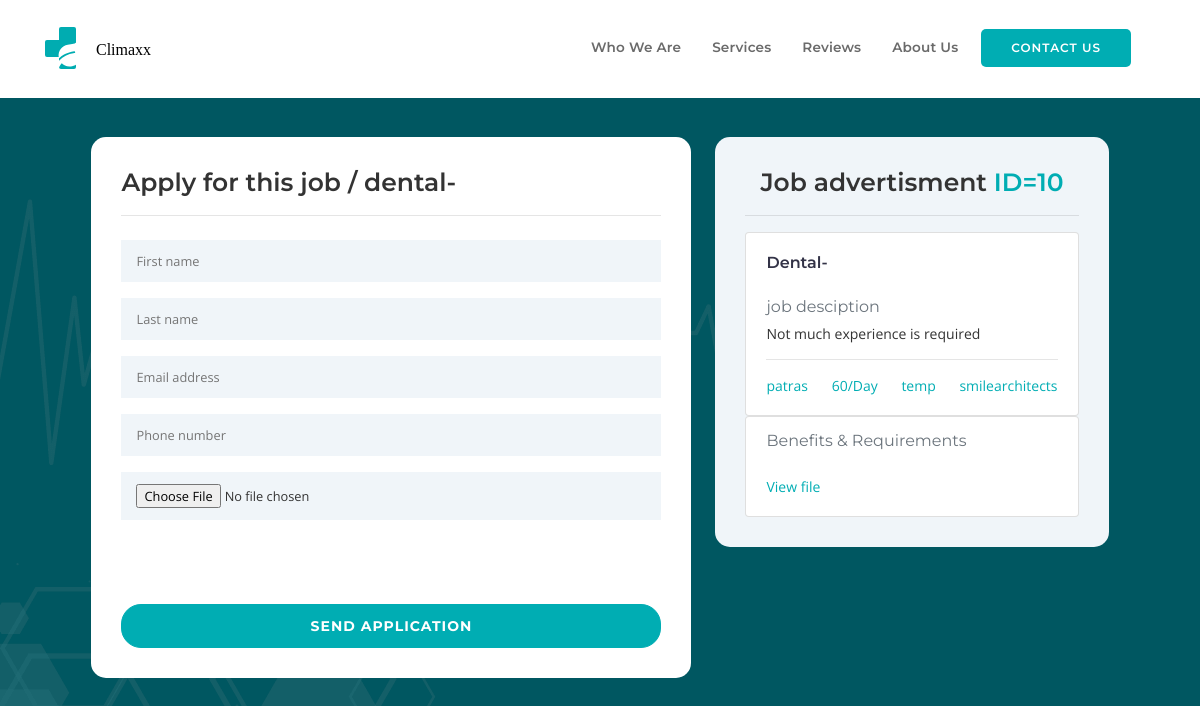
/apply/10, run on the app's committed database.
### website/models.py (models this page shows, shortened)
class JOB_ADS_database(db.Model):
    __tablename__ = 'JOB_ADS_database'
    __searchable__ =['org_name','reg_staff','location','contract_length','salary','salary_per','specialty','staff_type','position','job_desc']
    id = db.Column(db.Integer, primary_key=True)
    first_name = db.Column(db.String(20) ,nullable=False)
    last_name = db.Column(db.String(20),nullable=False)
    email = db.Column(db.String(200),nullable=False)
    phone_number = db.Column(db.String(200),nullable=False)
    org_name = db.Column(db.String(200) ,nullable=False)
    org_postcode = db.Column(db.String(200),nullable=False)
    position = db.Column(db.String(200),nullable=False)
    reg_staff = db.Column(db.String(200))
    staff_type = db.Column(db.String(200))
    location = db.Column(db.String(200))
    staff_num = db.Column(db.Integer)
    specialty = db.Column(db.String(200))
    contract_length = db.Column(db.String(200))
    salary = db.Column(db.Integer)
    salary_per = db.Column(db.String(200))
    job_desc = db.Column(db.String(200))
    date_posted = db.Column(db.String(50) ,nullable=True)
    filename = db.Column(db.String(50),nullable=True)
    data = db.Column(db.LargeBinary,nullable=True)
    visibility = db.Column(db.Integer,nullable=True)
    requests = db.relationship("REQUESTS_database", backref="JOB_ADS_database",cascade="all, delete")

### website/employees.py (the view)
@employees.route('/apply/<int:id>')
def apply(id):
    ad = JOB_ADS_database.query.filter_by(id=id).first()
    print(id)
    return render_template('apply.html',ad=ad)

### website/templates/apply.html (shortened to what this page needs)
<!DOCTYPE html>
<html lang="en">
  <head>
    <link href="../static/css/bootstrap.min.css" rel="stylesheet" type="text/css" media="all" />
    <link rel="stylesheet" href="../static/css/animate.css">
    <link rel="stylesheet" href="../static/css/owl.carousel.css">
    <link rel="stylesheet" href="../static/css/owl.theme.css">
    <link rel="stylesheet" href="../static/css/ionicons.min.css">
    <link href="../static/css/stylesheet.css" rel="stylesheet" type="text/css" media="all" />
  </head>
  <body class="boxed-layout" style="background-image: url('../static/images/hero-bg.png'); background-color: hsl(186, 100%, 19%);">
    <div class="wrapper" >
      <nav class="navbar navbar-expand-md navbar-light bg-light fixed-top wt-border">
        <div class="container">
          <a href="/" class="navbar-brand">
            <img src="../static/images/logo copy.svg" width="136" height="46" alt="Climaxx home">
          </a>
          <div class="collapse navbar-collapse" id="navbarSupportedContent">
            <ul class="navbar-nav ml-auto navbar-right">
              <li class="nav-item"><a class="nav-link js-scroll-trigger" href="/">Who we are</a></li>
              <li class="nav-item"><a class="nav-link js-scroll-trigger" href="/">Services</a></li>
              <li class="nav-item"><a class="nav-link js-scroll-trigger" href="/">Reviews</a></li>
              <li class="nav-item"><a class="nav-link js-scroll-trigger" href="/about_us">About us</a></li>
              <li><a class="btn-nav js-scroll-trigger" href="/#cta">Contact Us</a></li>
            </ul>
          </div>
        </div>
      </nav>
      <br>
        <br>
        <br>
        <br>
        <div class="containerrr" style="margin-right: 20px;" >
          <br>
          <br>
          <br>
            <div class="left-div left-text" style="background-color: white; ">
                <h2>Apply for this job / {{ad.staff_type}}-{{ad.specialty}}</h2>
                <hr>
                <form enctype=multipart/form-data action="/send_app/{{ad.id}}" method="POST" id="contact-form" onsubmit="sendEmail()">
                    <input type="text" placeholder="First name" name="first_name" required/>
                    <input type="text" placeholder="Last name" name="last_name" required/>
                    <input type="email" placeholder="Email address" name="email" required id="contact-user"/>
                    <input type="tel" placeholder="Phone number" name="phone_num" required/>
                    <input id="file-upload" type="file" name="pdf"  accept=".pdf,.doc" required/>
                    <br>
                    <br>
                    <br>
                    <br>
                    <br>
                    <button type="submit" style="width: 100%; background-color: hsl(182, 100%, 35%);;">Send application</button>
                  </form>
            </div>
            <div class="right-div right-text" style="margin-right: -10px; border-radius: 15px;">
                <strong><h2 style="text-align: center;">Job advertisment <span style="color: hsl(182, 100%, 35%);"> ID={{ad.id}}</span></h2></strong>
                <hr>
                <div class="card" style="width: auto;">
                    <div class="card-body">
                      <a href="#"><h5 class="card-title" style="color: #333347; font-weight: 600; text-transform: capitalize;">{{ad.staff_type}}-{{ad.specialty}}</h5></a>
                      <br>
                      <h6 class="card-subtitle mb-2 text-muted">job desciption</h6>
                      <p class="card-text">{{ad.job_desc}}</p>
                      <hr>
                      <a href="#" class="card-link" style="color: hsl(182, 100%, 35%);">{{ad.location}}</a>
                      <a href="#" class="card-link" style="color: hsl(182, 100%, 35%);">{{ad.salary}}/{{ad.salary_per}}</a>
                      <a href="#" class="card-link" style="color: hsl(182, 100%, 35%);">{{ad.contract_length}}</a>
                      <a href="#" class="card-link" style="color: hsl(182, 100%, 35%);">{{ad.org_name}}</a>
                      <br>
                    </div>
                  </div>
                  <div class="card" style="width: auto;">
                    <div class="card-body">
                        <h6 class="card-subtitle mb-2 text-muted">Benefits & Requirements</h6>
                        <br>
                        <a href="/download/{{ad.filename}}" style="color: hsl(182, 100%, 35%);">View file</a>
                    </div>
                  </div>
            </div>
        </div>
        <br>
        <br>
  </body>
</html>

### website/static/css/stylesheet.css (style rules this page uses)
html, body, div, span, applet, object, iframe, h1, h2, h3, h4, h5, h6, p, blockquote, pre, a, abbr, acronym, address, big, cite, code, del, dfn, em, img, ins, kbd, q, s, samp, small, strike, strong, sub, sup, tt, var, b, u, i, center, dl, dt, dd, ol, ul, li, fieldset, form, label, legend, table, caption, tbody, tfoot, thead, tr, th, td, article, aside, canvas, details, embed, figure, figcaption, footer, header, hgroup, menu, nav, output, ruby, section, summary, time, mark, audio, video { margin: 0; padding: 0; border: 0; font-size: 100%; font: inherit; vertical-align: baseline; }
article, aside, details, figcaption, figure, footer, header, hgroup, menu, nav, section { display: block; }
body { line-height: 1; }
ol, ul { list-style: none; }
h1, h2, h3, h4, h5, h6 { font-family: 'Montserrat'; font-size: 16px; }
p { font-family: 'Open Sans'; font-size: 14px; }
html * { text-rendering: optimizeLegibility !important; -webkit-font-smoothing: antialiased; -moz-osx-font-smoothing: grayscale; }
body { -webkit-font-smoothing: antialiased; -moz-osx-font-smoothing: grayscale; }
*, *:after, *:before { -webkit-box-sizing: border-box; -moz-box-sizing: border-box; box-sizing: border-box; }
.navbar { font-family: "Montserrat"; padding: 20px 0; background-color: #FFFFFF !important; border-bottom: 1px solid #EFEFF1; -webkit-transition: 0.5s all ease; transition: 0.5s all ease; }
.wt-border { border-bottom: 2px solid #FFFFFF !important; }
.navbar .navbar-brand { font-family: 'Montserrat'; font-size: 18px; font-weight: 600; letter-spacing: 0px; color: #333347 !important; vertical-align: middle; }
.navbar .navbar-brand img { vertical-align: middle; margin-right: 0.3em; }
.navbar-nav { height: auto; background: #FFFFFF; padding: 0 1.5rem; display: flex; align-items: center; -webkit-transition: 0.5s all ease; transition: 0.5s all ease; }
.navbar-nav .nav-item { margin-right: 0; margin-top: 1.5rem; font-size: 0.85rem; font-weight: 400; text-transform: capitalize; color: #333347; display: flex; }
.navbar-nav .nav-item .nav-link { color: #6a6a6a; font-weight: 600; display: flex; letter-spacing: 0.01rem; vertical-align: middle; }
.btn-nav { display: inline-block; height: 38px; padding: 1px 30px; text-align: center; font-size: 12px; font-weight: 600; line-height: 36px; letter-spacing: 1px; margin: 25px 0; text-transform: uppercase; text-decoration: none !important; white-space: nowrap; cursor: pointer; background-color: hsl(182, 100%, 35%); color: white; border-radius: 5px; box-sizing: border-box; -webkit-transition: 0.2s; -moz-transition: 0.2s; transition: 0.2s; }
* { box-sizing:border-box; margin:0; }
h2 { font-family: 'Montserrat'; font-size: 25px; font-weight: 600; line-height: 1.2; margin-bottom:1rem; padding-bottom: 2px; }
input, select { background-color: #f0f5f9; border: none; padding: 12px 15px; margin: 8px 0; width: 100%; font-size:0.8rem; font-family: 'Open Sans' }
button { border-radius: 20px; border: 1px solid hsl(182, 100%, 35%);; background-color: hsl(182, 100%, 35%);; color: #FFFFFF; font-weight: bold; font-family: 'Montserrat'; padding: 12px 45px; letter-spacing: 1px; text-transform: uppercase; transition: transform 80ms ease-in; cursor:pointer; }
ul { list-style-type: circle; }
@media only screen and (min-width: 767px) { .navbar-nav { margin-top: 0; } }
@media only screen and (min-width: 767px) { .navbar-nav .nav-item { margin-top: 0; margin-right: 15px; font-size: 0.85rem; font-weight: 400; } }
@media only screen and (min-width: 767px) { .btn-nav { margin: 0; } }

### website/templates/apply.html (style rules this page uses)
.containerrr { text-align: center; padding: 15px; }
.left-div { display: inline-block; max-width: 600px; text-align: left; padding: 30px; background-color: white; border-radius: 3px; margin: 10px; border-radius: 15px; vertical-align: top; }
.right-div { display: inline-block; max-width: 600px; text-align: left; padding: 30px; border-radius: 15px; background-color: rgb(240, 245, 249); border-radius: 3px; margin: 10px; }
.left-text, .right-text { font: 14px 'Open Sans'; color: #333; }

### data on the page
JOB_ADS_database: staff_type "dental", id "10", staff_type "Dental", job_desc "Not much experience is required", location "patras", salary "60", salary_per "Day", contract_length "temp", org_name "smilearchitects"
